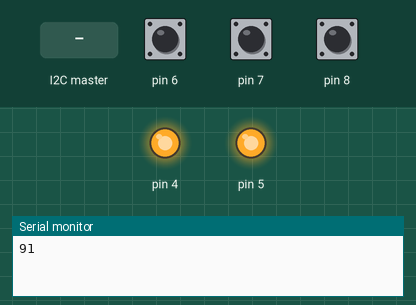
Recording of a sketch running on a simulated Arduino Uno, built with avr-gcc and run on an emulated ATmega328P. On the bench: output pins drawn as LEDs (lit = HIGH), the last lines printed to the serial monitor. Inputs (shaded band) come from the test bench; at power-on: pin 6 HIGH, pin 7 HIGH, pin 8 HIGH.

Above: at 1.7 s.
1.8 s: the I2C master sends the byte 1
At 2.4 s:
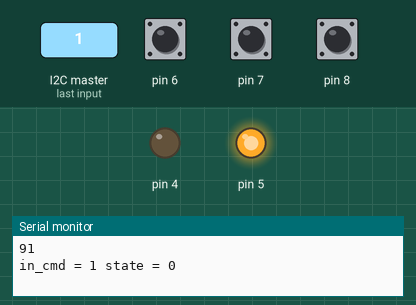
3.3 s: the I2C master sends the byte 2
At 4.7 s:
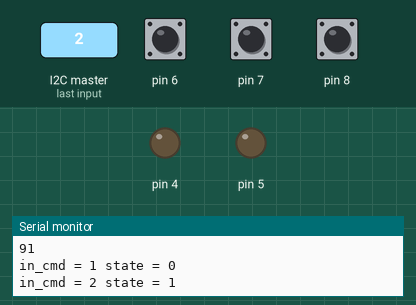
6.3 s: pin 6 pulled LOW for 1 s
At 7.4 s:
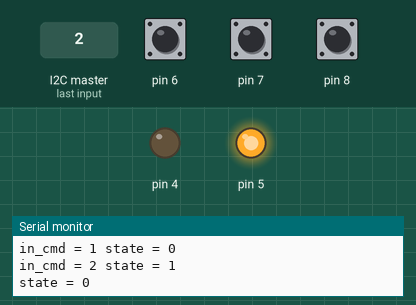
Timing chart, 0 to 9.3 s (numbered marks = the images above; inputs shaded):
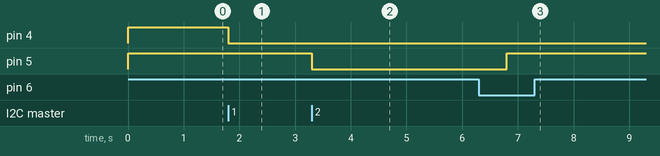

The sketch:

StartReader.ino
```cpp
#include <Wire.h>
#include <Wiegand.h>

const unsigned long debounceInterval = 500L;         //Время защиты от дребезга контактов
const unsigned long WaitInterval = 5000L;            //Время ожидания кода карточки
const unsigned long prestartInterval = 15000L;       //Время ожидания нажатия кнопки старт
const unsigned long startInterval = 5000L;           //Время открытия электромагнитного замка


WIEGAND wg;
volatile byte cmd = 0;
volatile unsigned long lastUIN = 0x0;
volatile byte state = 0;

int laststate = LOW;
unsigned long prevStateMillis = 0;                  //Время изменнения состояния геркона для защиты от дребезга контактов
unsigned long prevWaitMillis = 0;                   //Время начала ожидания кода карточки
unsigned long prestartMillis = 0;                   //Время начала ожидания команды на открытие электромагнитного замка
unsigned long startMillis = 0;
byte myaddr = 94;                                  // I2C Адрес контролера считывателя по умолчанию


void setup() {
// Определяем номера и параметры входов и выходов
  pinMode(4, OUTPUT);                               // реле электромеханического замка
  pinMode(5, OUTPUT);                               // реле электромагнитного замка
  pinMode(6, INPUT_PULLUP);                         // вход геркона калитки
  pinMode(7, INPUT_PULLUP);                         // вход 1 для указания I2C Адрес контролера
  pinMode(8, INPUT_PULLUP);                         // вход 2 для указания I2C Адрес контролера
// блокируем оба замка
  digitalWrite(4,HIGH);
  digitalWrite(5,HIGH);
  laststate = digitalRead(6);
  myaddr = myaddr-byte(digitalRead(7))-byte(digitalRead(8))*2;   // устанавливаем I2C Адрес контролера от 101 до 104

  wg.begin();                                       // Инициализация обработчика протокола Wiegant

  //############## Отладка #############
  Serial.begin(9600);
    delay(500);
  Serial.println(myaddr);
//^^^^^^^^^^^^^^^^^^^^^^^^^^^^^^^^^^^

  Wire.begin(myaddr);                                 // Инициализация шины i2c с адресом #addr
  Wire.onReceive(receiveEvent);                       // определяем обработчик приема данных по шине i2c
  Wire.onRequest(requestEvent);                       // определяем обработчик запроса данных по шине i2c
}

void loop() {
// =================== Проверка геркона калитки  ===================

  if (laststate != digitalRead(6))  {
    if (prevStateMillis==0) {
      prevStateMillis = millis();
    } else if (prevStateMillis+debounceInterval < millis()) {
       laststate = digitalRead(6);
       prevStateMillis=0;
      if (laststate == HIGH){
         state=3;
         prevWaitMillis =  millis();
       } else {
       digitalWrite (5, HIGH);
       if (state!=3) {state=0;}
       else {prestartMillis=1;}                     // досрочно завершим твймер открытия электромеханического замка
       }

 //############## Отладка #############
  Serial.print("state = ");
  Serial.println(laststate);
 //^^^^^^^^^^^^^^^^^^^^^^^^^^^^^^^^^^^

    }

  } else if (prevStateMillis) {
    prevStateMillis=0;
  }

// Если после сработки геркона прошел таймаут а карточка не считана
  if ((state == 3) && (prevWaitMillis+WaitInterval < millis())) {
        state=5;
//        lastUIN = 0xFFFFFF;
        lastUIN = 0x123456;

//############## Отладка #############
  Serial.println("state = 5");
  //^^^^^^^^^^^^^^^^^^^^^^^^^^^^^^^^^^^

 }

// =================== Считывание карточки, если она есть ===========================

  if(wg.available())
  {
    lastUIN =wg.getCode();

//############## Отладка #############
    Serial.print("UIN=");
    Serial.print(lastUIN,HEX);
    Serial.println(" State = 4");
 //^^^^^^^^^^^^^^^^^^^^^^^^^^^^^^^^^^^

    state=4;                                      // повышаем статус
  }

// =================== обработка команд ===================

//     lastUIN = 0;
  if ((state == 0) && (cmd == 1)) {               // получена команда открытия электромеханического замка
    digitalWrite (4, LOW);                       // открывам электромеханический замок
    prestartMillis = millis();                    // начинаем отсчет времени
    state=1;                                      // повышаем статус
  }
  if ((state == 1) && (cmd == 2)) {              // получена команда открытия электромагнитного замка
      digitalWrite (5, LOW);                    // открывам электромагнитный замок
      startMillis = millis();                    // начинаем отсчет времени
      state=2;                                   // повышаем статус
    }
  if ((prestartMillis>0) && (prestartMillis+prestartInterval < millis()) && (laststate == LOW)) {   // вышло время открытия электромеханического замка и КАЛИТКА УЖЕ ЗАКРЫТА
      digitalWrite (4, HIGH);                      // закрывам электромеханический замок
      prestartMillis=0;
      if (state!=3) {state=0;}                                    // понижаем статус
    }
   if ((startMillis>0) &&  (startMillis+startInterval < millis())) {    // вышло время открытия электромагнитного замка
      digitalWrite (5, HIGH);                      // закрывам электромагнитный замок
      startMillis=0;
      if (state==2) {state=1;}                    // понижаем статус
    }
  if (cmd == 9) {                                 // сброс на начальное состояние
    lastUIN=0;
    state=0;
    cmd=0;

  }
}

// =================== Коммуникация для I2C ===========================

// фунция отправляет даные мастеру в ответ на запрос Wire.requestFrom()
// вызывается по прерыванию указанному в setup()
void requestEvent() {
  byte dat[4] = {0,0,0,state};                      // готовим масив
  if (lastUIN>0) {                              // если есть номер карточки записываем в масив в обратном порядке
    for (byte i = 0; i <3; i = i + 1){
      dat[2-i]=(lastUIN >> (i*8)) & 0xFF;
      }
  }
  Wire.write(dat,4);                            // отправляем масив по I2C
}

// фунция принимает команды от мастера
// вызывается по прерыванию указанному в setup()
void receiveEvent(int bytes) {
  while (Wire.available()) {                    // пока есть данные на прием считываем что пришло.
      cmd = Wire.read();                        // Для простоты если данных больше, игнорируем все кроме последнего байта.

//############## Отладка #############
  Serial.print("in_cmd = ");
  Serial.print(cmd, HEX);
  Serial.print(" state = ");
  Serial.println(state, HEX);    }
 //^^^^^^^^^^^^^^^^^^^^^^^^^^^^^^^^^^^

}
```

Measured:
- after the input at 1.8 s, pin 4: HIGH → LOW at once
- after the input at 3.3 s, pin 5: HIGH → LOW at once
- after the input at 6.3 s, pin 5: LOW → HIGH after 0.50 s
